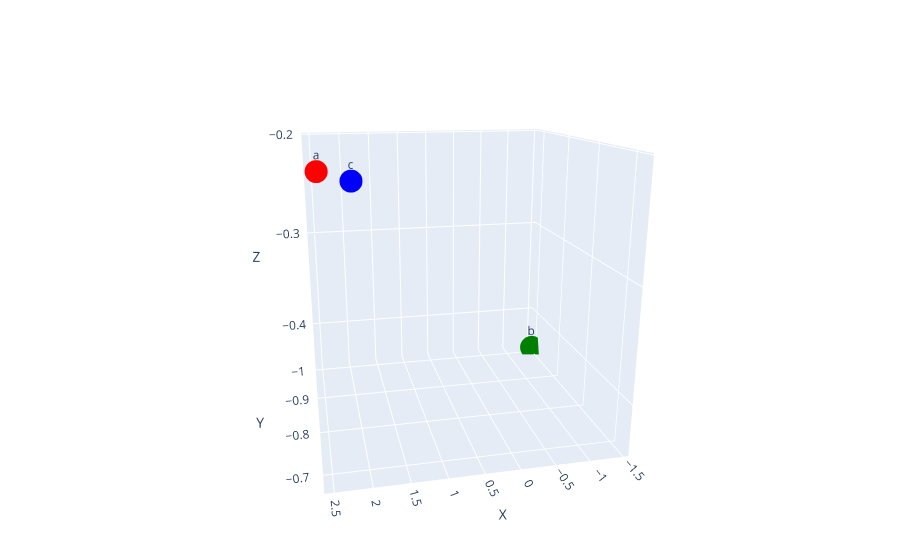

Write notebook code for a chart like this one.
### Code cell
import torch
import plotly.graph_objects as go

points = torch.stack([a_emb, b_emb, c_emb])

x, y, z = points[:, 0].numpy(), points[:, 1].numpy(), points[:, 2].numpy()

fig = go.Figure(data=[go.Scatter3d(
    x=x, y=y, z=z,
    mode='markers+text',
    marker=dict(size=8, color=['red', 'green', 'blue']),
    text=['a', 'b', 'c'],
    textposition='top center'
)])

fig.update_layout(
    scene=dict(
        xaxis_title='X',
        yaxis_title='Y',
        zaxis_title='Z'
    ),
    margin=dict(l=0, r=0, b=0, t=0)
)

fig.show()

### Figure 1 — Plotly figure (JSON) as saved in the notebook; plotly's stock layout.template omitted (floating-point values rounded to 4 significant figures)
{"data": [{"marker": {"color": ["red", "green", "blue"], "size": 8}, "mode": "markers+text", "text": ["a", "b", "c"], "textposition": "top center", "type": "scatter3d", "x": [2.501, -1.454, 1.843], "y": [-0.6736, -0.9926, -1.014], "z": [-0.2059, -0.4393, -0.2466]}], "layout": {"autosize": true, "margin": {"b": 0, "l": 0, "r": 0, "t": 0}, "scene": {"aspectmode": "auto", "aspectratio": {"x": 1, "y": 1, "z": 1}, "camera": {"center": {"x": 0, "y": 0, "z": 0}, "eye": {"x": 0.5078, "y": 2.321, "z": 0.7096}, "projection": {"type": "perspective"}, "up": {"x": 0, "y": 0, "z": 1}}, "xaxis": {"title": {"text": "X"}, "type": "linear"}, "yaxis": {"title": {"text": "Y"}, "type": "linear"}, "zaxis": {"title": {"text": "Z"}, "type": "linear"}}}}
